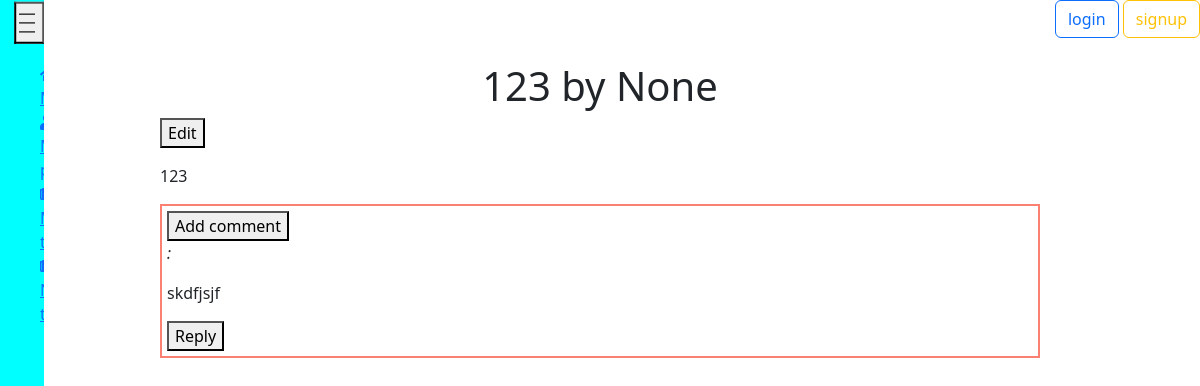
Page /threads/2/ on the earlier database version.
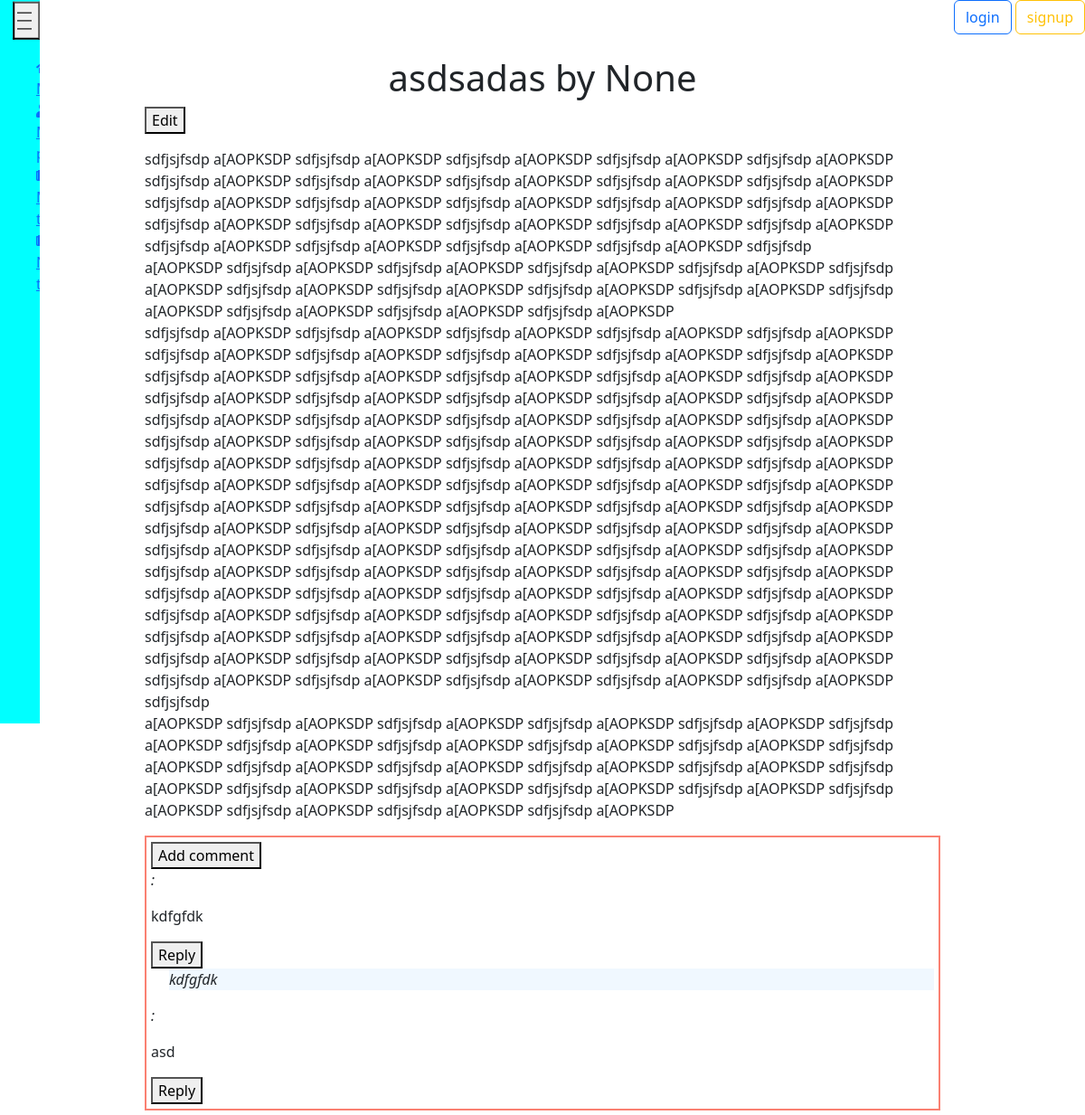
Same page on the later database version.
### threads/models.py (models this page shows, shortened)
class Thread(models.Model):
    user = models.ForeignKey(CustomUser, on_delete=models.CASCADE, null=True, blank=True, related_name='threads')
    title = models.CharField('Title', max_length=250)
    time_create = models.DateTimeField('Time of publication',auto_now_add=True)
    time_update = models.DateTimeField('Time of update',auto_now=True)
    full_text = models.TextField('Full text')
    class Meta:
        ordering = ['time_create', 'title']

class Comment(models.Model):
    thread = models.ForeignKey(Thread, on_delete=models.CASCADE, related_name='comments')
    text = models.TextField('Comment_text')
    time_create = models.DateTimeField('Created_at', auto_now_add=True)
    parent_comment = models.ForeignKey('self', on_delete=models.CASCADE, null=True, blank=True, related_name='replies')
    user = models.ForeignKey(CustomUser, on_delete=models.CASCADE, null=True, blank=True, related_name='comments')
    def __str__(self):
        return self.text
    class Meta:
        ordering = ['time_create']

### threads/views.py (the view)
# urls.py: path('<int:thId>/', views.SingleThread.as_view(), name='thread'),
class SingleThread(DetailView):
    model = Thread
    template_name = 'threads/thread.html'
    context_object_name = 'thread'
    pk_url_kwarg = 'thId'

### threads/templates/threads/thread.html (shortened to what this page needs)
{% extends 'main/layout.html' %}
{% block content%}
    <div class="thread">
        <h1>{{thread.title}} by {{thread.user}}</h1>
        <button id="Edit" onclick="EditThread()">Edit</button>
        <p>{{thread.full_text|linebreaks}}</p>
        <div class="comment">
            <button id="addCommentButton" onclick="showComment()">Add comment</button><br>
            {% if thread.comments.exists %}
                {% for comment in thread.comments.all %}
                    {% if comment.parent_comment %}
                        <p id="reply">{{ comment.parent_comment }}</p>
                    {% endif %}
                    <p id="author">{{ comment.user }}:</p>
                    <p>{{ comment.text }}</p>
                    <button class="replyButton" onclick="showComment()">Reply</button><br>
                {% endfor %}
            {% else %}
                <p id="Nocomments">No comments</p>
            {% endif %}
        </div>
    </div>
{% endblock%}

Differences in the rows shown:
removed Comment: text "skdfjsjf"
changed Thread "None": title "123" → "asdsadas"; full_text "123" → "sdfjsjfsdp a[AOPKSDP sdfjsjfsdp a[AOPKSDP sdfjsjfsdp a[AOPKSDP sdfjsjfsdp a[AOPKSDP sdfjsjfsdp a[AOPKSDP sdfjsjfsdp a[AOPKSDP sdfjsjfsdp a[AOPKSDP sdfjsjfsdp a[AOPKSDP sdfjsjfsdp a[AOPKSDP sdfjsjfsdp a[AOPKSDP sdfjsjfsdp a[AOPKSDP sdfjsjfsdp a[AOPKSDP sdfjsjfsdp a[AOPKSDP sdfjsjfsdp a[AOPKSDP sdfjsjfsdp a[AOPKSDP sdfjsjfsdp a[AOPKSDP sdfjsjfsdp a[AOPKSDP sdfjsjfsdp a[AOPKSDP sdfjsjfsdp a[AOPKSDP sdfjsjfsdp a[AOPKSDP sdfjsjfsdp a[AOPKSDP sdfjsjfsdp a[AOPKSDP sdfjsjfsdp a[AOPKSDP sdfjsjfsdp a[AOPKSDP sdfjsjfsdp a[AOPKSDP sdfjsjfsdp a[AOPKSDP sdfjsjfsdp a[AOPKSDP sdfjsjfsdp a[AOPKSDP sdfjsjfsdp a[AOPKSDP sdfjsjfsdp a[AOPKSDP sdfjsjfsdp a[AOPKSDP sdfjsjfsdp a[AOPKSDP sdfjsjfsdp a[AOPKSDP…"
now on this page (row edited): Comment: text "kdfgfdk"
now on this page (row edited): Comment: parent_comment "kdfgfdk", text "asd"
